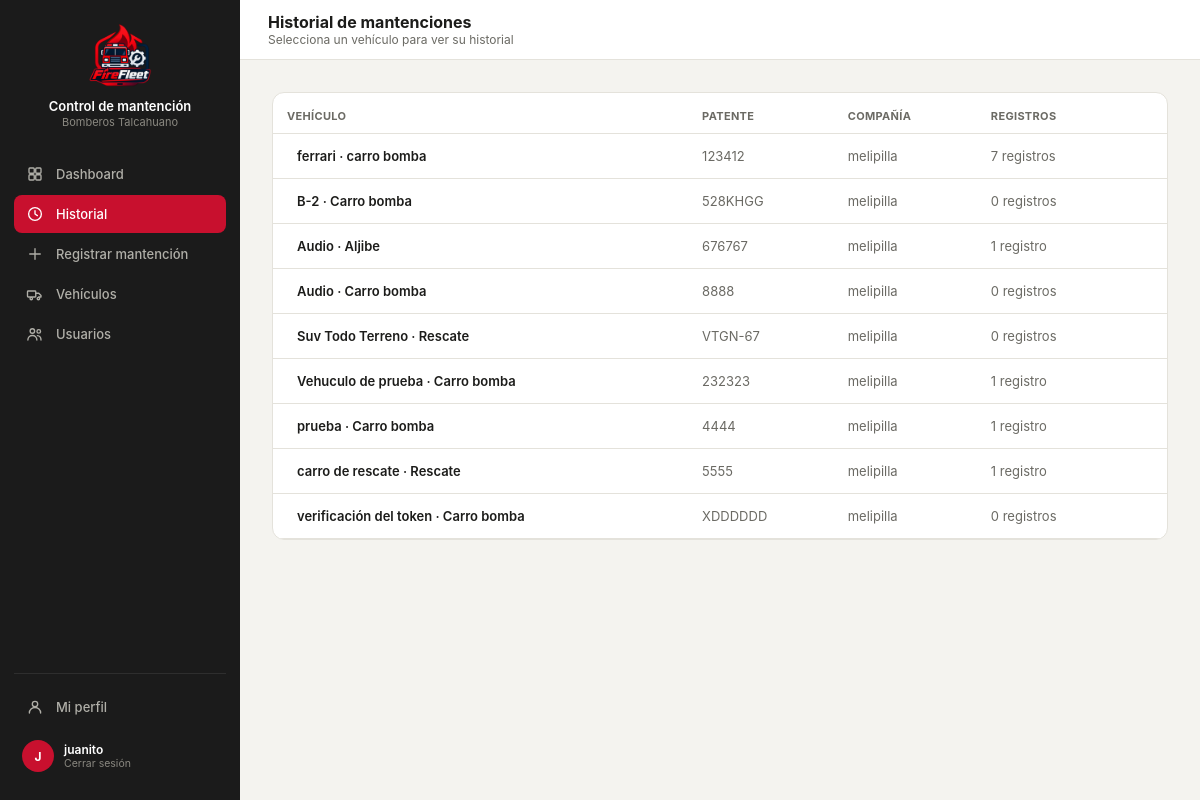
Page /historial/ (signed in) on the earlier database version.
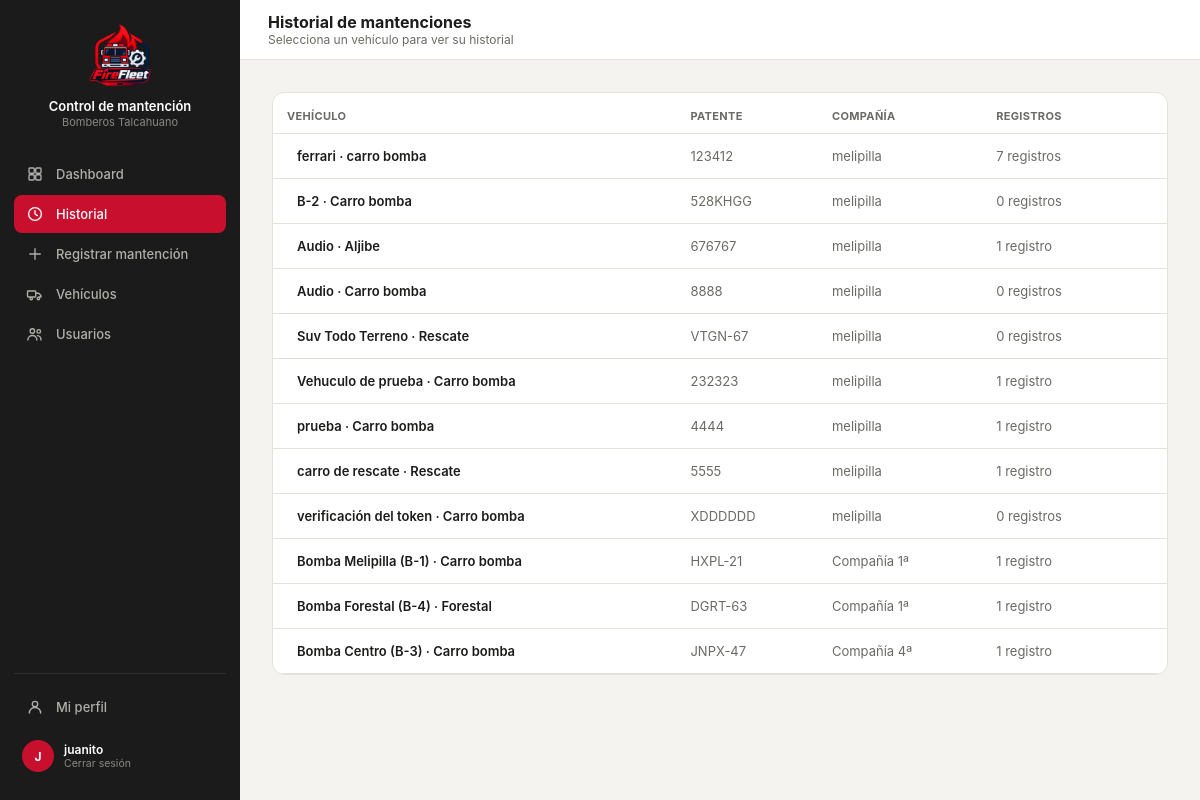
Same page on the later database version.
### core/models.py (models this page shows, shortened)
class Vehiculo(models.Model):
    id_vehi = models.AutoField(primary_key=True)
    patente = models.CharField(max_length=10, unique=True, null=True, blank=True)
    tipo_v = models.CharField(max_length=50)
    modelo = models.CharField(max_length=80, blank=True)
    anio = models.IntegerField(null=True, blank=True, db_column="año")
    id_compania = models.ForeignKey(
        Compania, on_delete=models.PROTECT, db_column="id_compania", related_name="vehiculos",
    )
    estado = models.CharField(max_length=30, default="operativo")
    kilometraje = models.DecimalField(max_digits=10, decimal_places=2, default=0)
    proxima_mantencion = models.DateField(null=True, blank=True)
    class Meta:
        db_table = "vehiculo"

class Compania(models.Model):
    id_comp = models.AutoField(primary_key=True)
    nombre = models.CharField(max_length=100)
    direccion = models.CharField(max_length=200, blank=True, db_column="dirección")
    telefono = models.CharField(max_length=20, blank=True, db_column="teléfono")
    class Meta:
        db_table = "compania"
        verbose_name_plural = "Compañías"
    def __str__(self):
        return self.nombre

### core/views.py (the view)
# urls.py: path('historial/', views.historial, name='historial'),
@login_required(login_url='index')
def historial(request):
    vehiculos = Vehiculo.objects.select_related('id_compania').annotate(
        num_registros=Count('mantenciones')
    ).all()
    perfil_usuario = getattr(request.user, 'perfil', None)
    is_admin = request.user.is_superuser or bool(
        perfil_usuario and (perfil_usuario.rol or '').lower() == 'administrador'
    )
    if perfil_usuario:
        nombre = perfil_usuario.nombre
        rol = perfil_usuario.rol
        comp = str(perfil_usuario.id_compania) if perfil_usuario.id_compania else 'Sin Compañía'
    else:
        nombre = request.user.get_full_name() or request.user.username
        rol = ''
        comp = 'Sin Compañía'
    current_user_data = {
        'name': nombre,
        'rol': rol,
        'comp': comp,
        'initials': ''.join([palabra[0].upper() for palabra in nombre.split()[:2]]) or '??',
        'isAdmin': is_admin,
    }
    context = {
        'vehiculos': vehiculos,
        'current_user': current_user_data,
        'current_user_json': {'isAdmin': is_admin},
    }
    return render(request, 'core/historial.html', context)

### core/templates/core/historial.html (shortened to what this page needs)
{% load static %}
<!DOCTYPE html>
<html lang="es">
<head>
<link rel="stylesheet" href="https://cdnjs.cloudflare.com/ajax/libs/tabler-icons/2.44.0/iconfont/tabler-icons.min.css">
<link rel="stylesheet" href="{% static 'styles.css' %}">
</head>
<body>
<div class="layout">
  <div class="sidebar">
    <div class="sidebar-brand">
      <div class="logo"><img src="{% static 'imagenes/logo2.png' %}" alt="Logo Control de mantención"></div>
      <div><p class="t1">Control de mantención</p><p class="t2">Bomberos Talcahuano</p></div>
    </div>
    <a class="nav-item" href="{% url 'dashboard' %}">Dashboard</a>
    <a class="nav-item active" href="{% url 'historial' %}"><svg class="nav-icon" viewBox="0 0 24 24" fill="none" stroke="currentColor" stroke-width="1.8" stroke-linecap="round" stroke-linejoin="round"><circle cx="12" cy="12" r="8.5"/><polyline points="12 7.5 12 12 15.2 14.2"/></svg>Historial</a>
    <a class="nav-item" href="{% url 'registrar' %}"><svg class="nav-icon" viewBox="0 0 24 24" fill="none" stroke="currentColor" stroke-width="1.8" stroke-linecap="round" stroke-linejoin="round"><line x1="12" y1="5" x2="12" y2="19"/><line x1="5" y1="12" x2="19" y2="12"/></svg>Registrar mantención</a>
    <a class="nav-item nav-vehiculos" href="{% url 'vehiculos' %}" style="display:none;"><svg class="nav-icon" viewBox="0 0 24 24" fill="none" stroke="currentColor" stroke-width="1.8" stroke-linecap="round" stroke-linejoin="round"><rect x="2" y="8" width="11" height="8" rx="1"/><path d="M13 11h4l3 3v2h-3"/><circle cx="7" cy="18" r="1.6"/><circle cx="16.5" cy="18" r="1.6"/></svg>Vehículos</a>
    <a class="nav-item nav-usuarios" href="{% url 'usuarios' %}" style="display:none;"><svg class="nav-icon" viewBox="0 0 24 24" fill="none" stroke="currentColor" stroke-width="1.8" stroke-linecap="round" stroke-linejoin="round"><circle cx="8.5" cy="8" r="3"/><path d="M2.5 20c0-3.6 2.7-6 6-6s6 2.4 6 6"/><circle cx="17" cy="8.5" r="2.4"/><path d="M15.2 14.2c2.7 0.2 4.8 2.3 4.8 5.8"/></svg>Usuarios</a>
    <div class="sidebar-footer">
      <a class="nav-item" href="{% url 'perfil' %}"><svg class="nav-icon" viewBox="0 0 24 24" fill="none" stroke="currentColor" stroke-width="1.8" stroke-linecap="round" stroke-linejoin="round"><circle cx="12" cy="8" r="3.6"/><path d="M4.5 20c0-4.1 3.4-7.4 7.5-7.4s7.5 3.3 7.5 7.4"/></svg>Mi perfil</a>
      <a class="sidebar-user" href="{% url 'logout' %}" style="margin-top:6px; text-decoration:none;">
        <div class="av">{{ current_user.initials }}</div>
        <div><p class="name">{{ current_user.name }}</p><p class="role">Cerrar sesión</p></div>
      </a>
    </div>
  </div>
  <div class="main">
    <div class="topbar">
      <div style="display:flex; align-items:center; gap:12px;">
        <div><h2>Historial de mantenciones</h2><p class="crumb">Selecciona un vehículo para ver su historial</p></div>
      </div>
    </div>
    <div class="content" id="content">
      <div class="card" style="padding:0; overflow:hidden;">
        <table>
          <thead>
            <tr>
              <th>Vehículo</th>
              <th>Patente</th>
              <th>Compañía</th>
              <th>Registros</th>
              <th></th>
            </tr>
          </thead>
          <tbody>
            {% for v in vehiculos %}
           <tr class="clickable">
  <td style="font-weight:600;">
    <a href="{% url 'detalle' v.pk %}" style="text-decoration:none; color:inherit; display:flex; align-items:center; gap:10px;">
      {{ v.modelo }} · {{ v.tipo_v }}
    </a>
  </td>
  <td style="color:var(--text2);">{{ v.patente }}</td>
  <td style="color:var(--text2);">{{ v.id_compania.nombre|default:"Sin compañía" }}</td>
  <td style="color:var(--text2);">{{ v.num_registros }} registro{% if v.num_registros != 1 %}s{% endif %}</td>
  <td style="text-align:right; color:var(--text2);">
  </td>
</tr>
            {% empty %}
            <tr>
              <td colspan="5" style="text-align:center; padding: 20px; color:var(--text2);">No hay vehículos registrados en la base de datos.</td>
            </tr>
            {% endfor %}
          </tbody>
        </table>
      </div>
    </div>
  </div>
</div>
</body>
</html>

Differences in the rows shown:
added Vehiculo: modelo "Bomba Melipilla (B-1)", tipo_v "Carro bomba", patente "HXPL-21", id_compania.nombre "Compañía 1ª", num_registros "1"
added Vehiculo: modelo "Bomba Forestal (B-4)", tipo_v "Forestal", patente "DGRT-63", id_compania.nombre "Compañía 1ª", num_registros "1"
added Vehiculo: modelo "Bomba Centro (B-3)", tipo_v "Carro bomba", patente "JNPX-47", id_compania.nombre "Compañía 4ª", num_registros "1"
